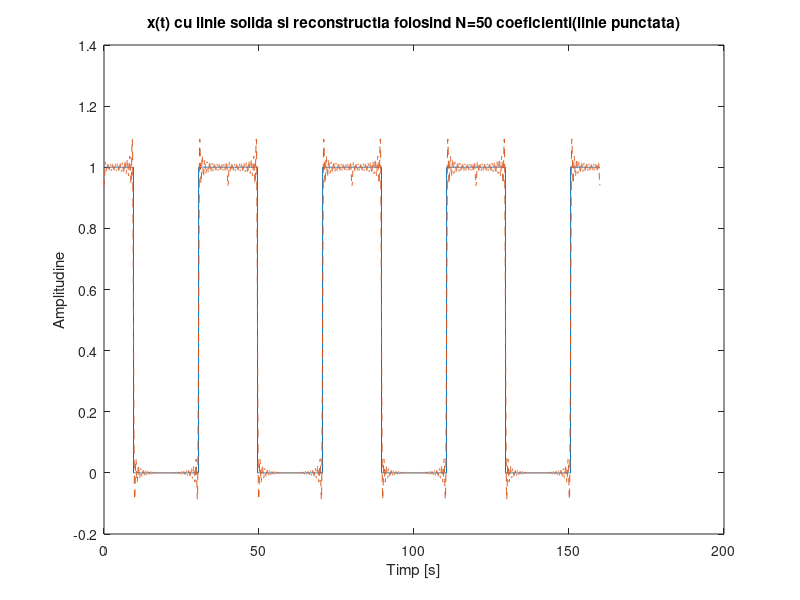
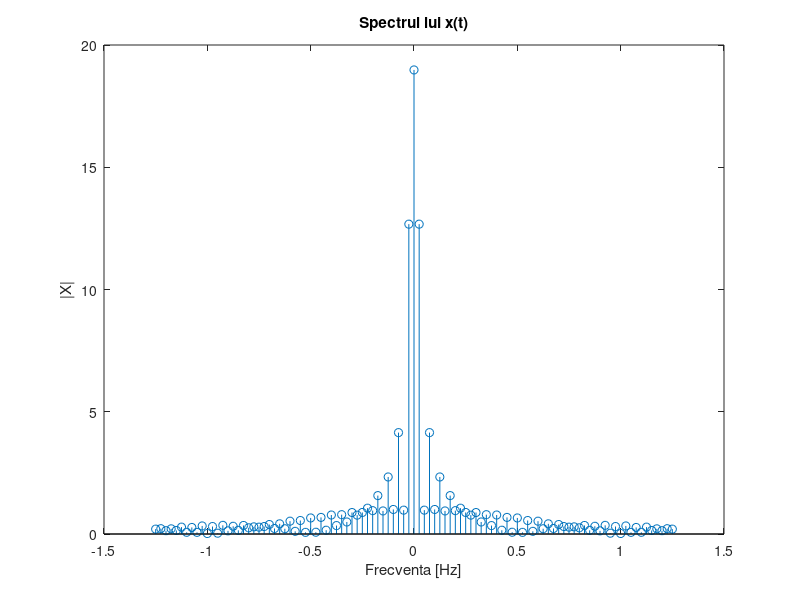

The MATLAB source for these figures, in order:
N = 50; % numarul de coeficienti
D = 19; % durata
P = 40; % perioada
F=1/P; % frecventa 
w0=2*pi/P; % pulsatia
t=0:0.02:P-0.02; % timpul pe care calculam integrala (o perioada); 
                 % rezolutia temporala trebuie sa fie de 2 ori mai mica decat perioada semnalului (teorema esantionarii);
% semnalul dreptungiular
x = zeros(1,size(t,2)); % initializarea lui x ( semnalul dreptunghiular) cu zerouri
x(t<=D/2) =1; % de la 0 la D/2 x are valoarea 1 ( generam amplitundinea semnalului)
x(t>P-D/2) =1; % de la D/2 la P x are valoarea 1 ( generam amplitundinea semnalului)
t_4perioade = 0:0.02:4*P-0.02; % vectorul timp pentru reprezentarea pe 4 perioade
x_4perioade = repmat(x,1,4); % vectorul x pentru reprezentarea pe 4 perioade ( generam 4 perioade de semnal dreptunghi)
   
% integrala numerica prin functia trapz
for k = -N:N
    x_temp = x;
    x_temp = x_temp.*exp(-j*k*w0*t); % vectorul inmultit cu termenul corespunzator
    X(k+51) = trapz(t,x_temp); % trapz calculeaza integrala prin metoda trapezului 
    %(imparte suprafata in forme trapezoidale pentru a calcula mai usor aria)
end

x_refacut(1:length(t)) = 0; % initializarea semnalului reconstruit cu N puncte

%reconstructia lui x(t) folosind N coeficienti
for index = 1:length(t);
for k = -N:N
x_refacut(index) = x_refacut(index) + (1/P)*X(k+N+1)*exp(j*k*w0*t(index));
end
end

figure(1);
plot(t_4perioade,x_4perioade); % afisarea lui x(t)
title('x(t) cu linie solida si reconstructia folosind N=50 coeficienti(linie punctata)');
hold on
x_refacut_4perioade = repmat(x_refacut,1,4); % generarea lui x reconstruit pentru 4 perioade
plot(t_4perioade,x_refacut_4perioade,'--'); % afisarea lui x reconstruit pentru 4 perioade
xlabel('Timp [s]');
ylabel('Amplitudine');

f = -N*F:F:N*F; % generarea vectorului de frecvente
figure(2);
stem(f,abs(X)); % afisarea lui X
title('Spectrul lui x(t)');
xlabel('Frecventa [Hz]');
ylabel('|X|');

%
% Seriile Fourier  ne spunca orice semnal periodic poate fi aproximat
% printr-o suma infinita de sin si cos.
% Coeficienti lui si sin si cos reprezinta spectrul de amplitudini al
% semnalului.
% Semnalul reconstruit folosind un numar finit de termeni se apropie ca
% forma de semnalul original dar are o anume eroare. Cu cat marim
% numarul de coeficienti cu atat aceasta  eroare va fi  mai mica. 
%In plus se observa faptul ca semnalul poate fi aproximat printr-o
% suma de sinusoide: variatiile semanlului au un caracter de sinusoida.
